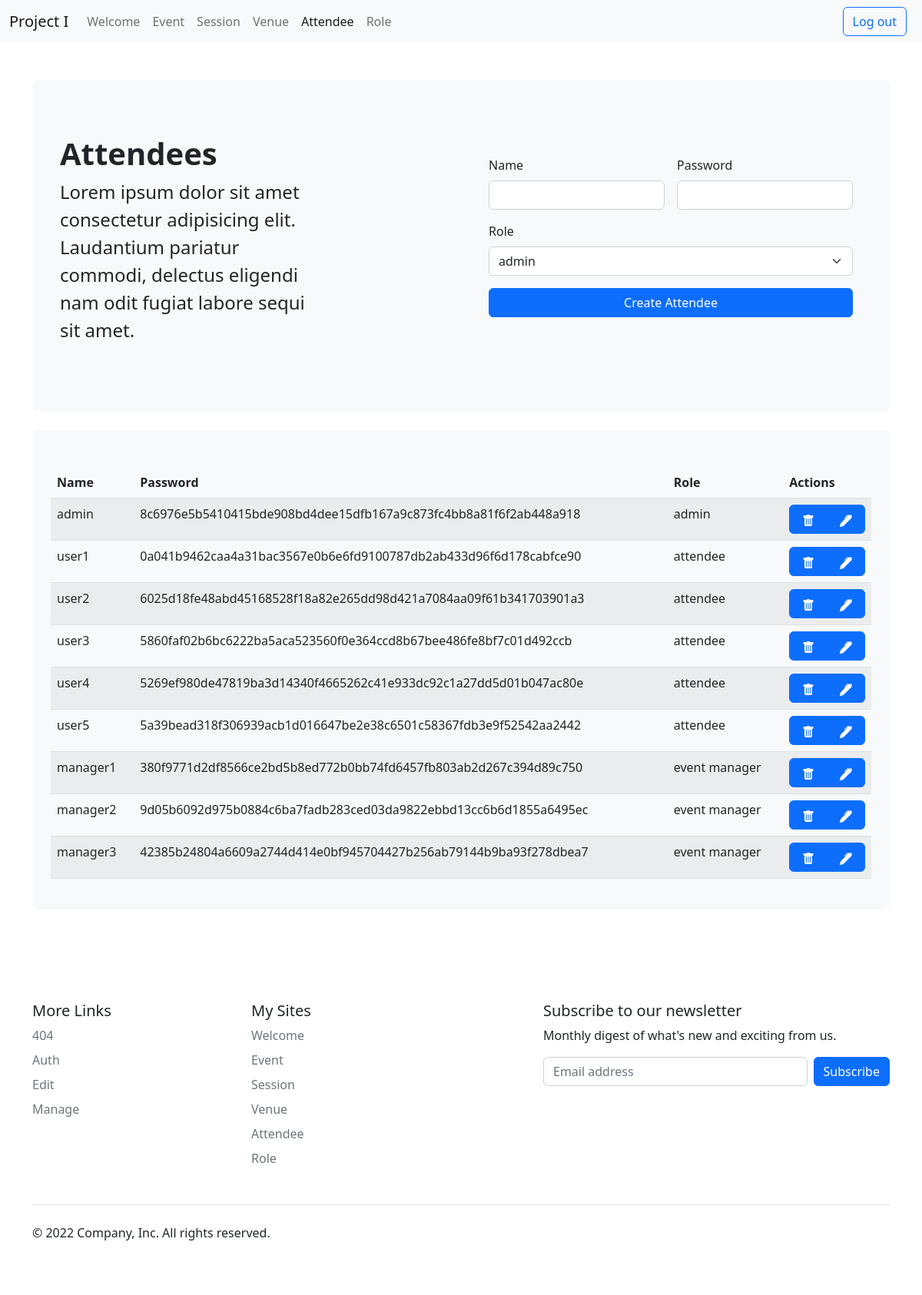
Page /index.php?page=attendee (signed in) on the committed database.
### tables this page shows
CREATE TABLE `attendee` (
  `idattendee` int NOT NULL,
  `name` varchar(100) NOT NULL,
  `password` varchar(100) NOT NULL,
  `role` int DEFAULT NULL
);

CREATE TABLE `role` (
  `idrole` int NOT NULL,
  `name` varchar(45) NOT NULL
);

### app/model/Attendee.php (called while the page is built, shortened)
<?php
class Attendee {
    static function get_all() {
        return DB::queryAll("SELECT idattendee, attendee.name AS name, password, role.name AS role
            FROM attendee LEFT JOIN role ON role = idrole ORDER BY idattendee ASC", 'Attendee');
    }
    public static function get_page_data($actions) {
        return [
            "template" => "manage",
            "title" => "Attendees",
            "form" => "app/view/forms/attendee.php",
            "table" => Table::generate(self::get_all(), "attendee", $actions),
            "all_roles" => Role::get_all(),
        ];
    }
}

### app/controller/Controller.php (called while the page is built, shortened)
<?php
class Controller {
    public function handle_request() {
        $page = Filter::validate_and_sanitize(INPUT_GET, 'page', NULL);
        $method = Filter::validate_and_sanitize(INPUT_GET, 'method', NULL);
        $db_access = ["signin"];
        if(isset($_SESSION['loggedin']) && !empty($_SESSION['loggedin'])){
            $db_access = Permissions::get_db_access($_SESSION['role']);
        }
        if (!$method && method_exists($page, "get_all")) {
            return self::handle_page_with_method($page, NULL, NULL, $db_access);
        }
    }
    public static function handle_page_with_method($page, $method, $param, $db_access) {
        $role = isset($_SESSION["role"]) ? $_SESSION["role"] : "";
        $actions = Permissions::get_button_access($role);
        if(method_exists($page, $method)) {
            $data = $page::$method($param);
        } else {
            if(class_exists($page)) {
                $data = $page::get_page_data($actions);
            } else {
                $data["template"] = "404";
            }
            $page = $data["template"];
        }
        $view = new View('app/view/template/' . $page . '.php');
        $data["show_create"] = in_array("create", $db_access);
        return $view->render($data);
    }
}

### index.php (called while the page is built, shortened)
<?php
    $controller = new Controller();
    $controller->handle_request();
?>

### app/view/Table.php (the view, shortened to what this page needs)
<?php
class Table {
    public static function generate($data, $model, $actions, $title = "") {
        $first_row = $data[0];
        $html  = "<div class='p-4 my-4 bg-light rounded-3'>";
        $html .= "    <div class='card-body'>";
        $html .= "        <h1>".ucfirst($title)."</h1>";
        $html .= "        <table class='table table-striped mt-4'>";
        $html .= "            <thead>";
        $html .= "                <tr>";
        foreach(get_object_vars($first_row) as $name=>$value) {
            $html .= "                <th scope='col'>".ucfirst($name)."</th>";
        }
        if ($actions) $html .= "      <th scope='col'>"."Actions"."</th>";
        $html .= "               </tr>";
        $html .= "            </thead>";
        $html .= "            <tbody>";
        foreach ($data as $row) {
            $html .= "            <tr>";
            foreach(get_object_vars($row) as $name=>$value) {
                $html .= "      <td>".$value."</td>";
            }
            $html .= "                <td>";
            $html .= "                    <div class='d-flex btn-group w-100' role='group' aria-label='Basic example'>";
            if($actions) foreach($actions as $action) {
                $model = strpos($model, "event") !== false ? "event" : $model;
                $model = strpos($model, "session") !== false ? "session" : $model;
                $show = true;
                switch($action){
                    case "apply":
                        $id = $_SESSION["id"];
                        if($model == "event" || $model == "session")
                        if(Attendeeevent::get_by_attendee_and_event($_SESSION["id"], $row->get_id()) || Attendeesession::get_by_attendee_and_session($_SESSION["id"], $row->get_id())){
                            $html .= Button::create("attendee".$model, 'cancel', $id, $row->get_id());
                        } else {
                            $html .= Button::create("attendee".$model, 'apply', $row->get_id());
                        }
                    break;
                    case "remove":
                        if($show){
                            $html .= Button::create($model, 'remove', $row->get_id());
                        }else{
                            $html .= Button::create(NULL, 'remove', $row->get_id());
                        }
                    break;
                    case "edit":
                        $html .= Button::create("edit", 'show', $model, $row->get_id());
                    break;
                }
            }
            $html .= "                     </div>";
            $html .= "                 </td>";
            $html .= "            </tr>";
        }
        $html .= "            </tbody>";
        $html .= "         </table>";
        $html .= "     </div>";
        $html .= " </div>";
        return $html;
    }
}

### app/view/Button.php
<?php
class Button {
    protected static $ICONS = [
        "apply" => " <svg xmlns='http://www.w3.org/2000/svg' width='16' height='16' fill='currentColor' class='bi bi-arrow-right-square-fill' viewBox='0 0 16 16'>
                 <path d='M0 14a2 2 0 0 0 2 2h12a2 2 0 0 0 2-2V2a2 2 0 0 0-2-2H2a2 2 0 0 0-2 2v12zm4.5-6.5h5.793L8.146 5.354a.5.5 0 1 1 .708-.708l3 3a.5.5 0 0 1 0 .708l-3 3a.5.5 0 0 1-.708-.708L10.293 8.5H4.5a.5.5 0 0 1 0-1z'/>
                </svg>",
        "cancel" => "<svg xmlns='http://www.w3.org/2000/svg' width='16' height='16' fill='currentColor' class='bi bi-x-lg' viewBox='0 0 16 16'>
                            <path d='M2.146 2.854a.5.5 0 1 1 .708-.708L8 7.293l5.146-5.147a.5.5 0 0 1 .708.708L8.707 8l5.147 5.146a.5.5 0 0 1-.708.708L8 8.707l-5.146 5.147a.5.5 0 0 1-.708-.708L7.293 8 2.146 2.854Z'/>
                        </svg>",
        "show" => "<svg xmlns='http://www.w3.org/2000/svg' width='16' height='16' fill='currentColor' class='bi bi-pen-fill' viewBox='0 0 16 16'>
                                <path d='m13.498.795.149-.149a1.207 1.207 0 1 1 1.707 1.708l-.149.148a1.5 1.5 0 0 1-.059 2.059L4.854 14.854a.5.5 0 0 1-.233.131l-4 1a.5.5 0 0 1-.606-.606l1-4a.5.5 0 0 1 .131-.232l9.642-9.642a.5.5 0 0 0-.642.056L6.854 4.854a.5.5 0 1 1-.708-.708L9.44.854A1.5 1.5 0 0 1 11.5.796a1.5 1.5 0 0 1 1.998-.001z'/>
                            </svg>",
        "remove" =>  " <svg xmlns='http://www.w3.org/2000/svg' width='16' height='16' fill='currentColor' class='bi bi-trash-fill' viewBox='0 0 16 16'>
                            <path d='M2.5 1a1 1 0 0 0-1 1v1a1 1 0 0 0 1 1H3v9a2 2 0 0 0 2 2h6a2 2 0 0 0 2-2V4h.5a1 1 0 0 0 1-1V2a1 1 0 0 0-1-1H10a1 1 0 0 0-1-1H7a1 1 0 0 0-1 1H2.5zm3 4a.5.5 0 0 1 .5.5v7a.5.5 0 0 1-1 0v-7a.5.5 0 0 1 .5-.5zM8 5a.5.5 0 0 1 .5.5v7a.5.5 0 0 1-1 0v-7A.5.5 0 0 1 8 5zm3 .5v7a.5.5 0 0 1-1 0v-7a.5.5 0 0 1 1 0z'/>
                        </svg>",
    ];
    public static function create($page, $method, ...$params) {
        $param = join(",",$params);
        $icon = self::$ICONS[$method];
        $enabled = $page != NULL ? "enabled":"disabled";
        $page = $page != NULL ? $page:"dummy";
        $transparent = $enabled != "enabled" ? "transparent-50":"";
        $href = $enabled == "enabled" ? "href='index.php?page={$page}&method={$method}&param={$param}'":"";
        return "<a class='btn btn-primary w-100 {$transparent}' {$href}>{$icon}</a>";
    }
}

### app/view/View.php (shortened to what this page needs)
<?php
class View {
    private $_templates = [];
    public function __construct($file) {
        $this->_templates = array();
    }
    public function add_template($file) {
        if (file_exists($file)) {
            array_push($this->_templates, $file);
        } else {
            array_push($this->_templates, 'app/view/template/404.php');
        }
    }
    public function render($data) {
        include 'app/view/shared/header.php';
        foreach ($this->_templates as $_template) {
            include $_template;
        }
        include 'app/view/shared/footer.php';
    }
}

### public/css/style.css (style rules this page uses)
html, body { height:100%; width:100%; margin:0; }
body { font-family: Arial, Helvetica, sans-serif; }

### rows in the picture
attendee: name "admin", password "8c6976e5b5410415bde908bd4dee15dfb167a9c873fc4bb8a81f6f2ab448a918", role.name "admin"
attendee: name "user1", password "0a041b9462caa4a31bac3567e0b6e6fd9100787db2ab433d96f6d178cabfce90", role.name "attendee"
attendee: name "user2", password "6025d18fe48abd45168528f18a82e265dd98d421a7084aa09f61b341703901a3", role.name "attendee"
attendee: name "user3", password "5860faf02b6bc6222ba5aca523560f0e364ccd8b67bee486fe8bf7c01d492ccb", role.name "attendee"
attendee: name "user4", password "5269ef980de47819ba3d14340f4665262c41e933dc92c1a27dd5d01b047ac80e", role.name "attendee"
attendee: name "user5", password "5a39bead318f306939acb1d016647be2e38c6501c58367fdb3e9f52542aa2442", role.name "attendee"
attendee: name "manager1", password "380f9771d2df8566ce2bd5b8ed772b0bb74fd6457fb803ab2d267c394d89c750", role.name "event manager"
attendee: name "manager2", password "9d05b6092d975b0884c6ba7fadb283ced03da9822ebbd13cc6b6d1855a6495ec", role.name "event manager"
attendee: name "manager3", password "42385b24804a6609a2744d414e0bf945704427b256ab79144b9ba93f278dbea7", role.name "event manager"

### other values in the picture
$file_c "Welcome"
$file_c "Event"
$file_c "Session"
$file_c "Venue"
$file_c "Attendee"
$file_c "Role"
$name "Name"
$name "Password"
$name "Role"
$file_name_c "404"
$file_name_c "Auth"
$file_name_c "Edit"
$file_name_c "Manage"
$file_name_c "Welcome"
$file_name_c "Event"
